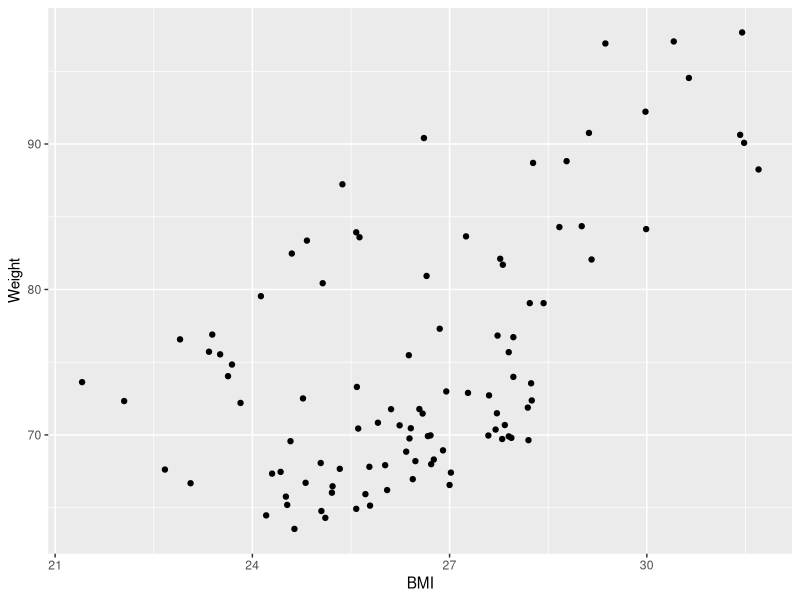
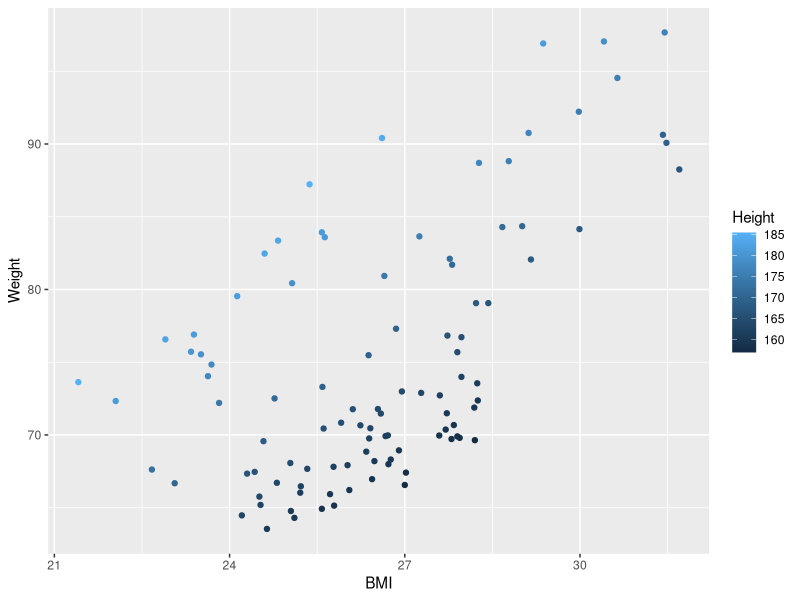
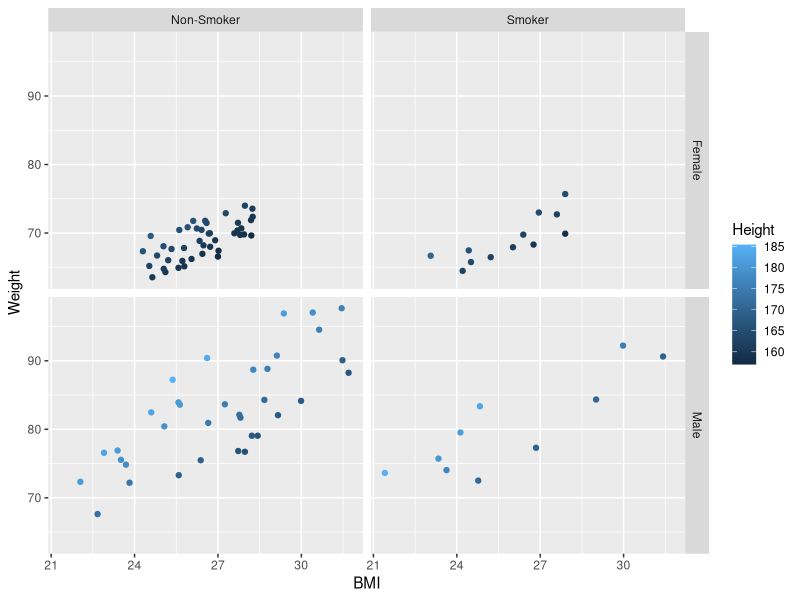
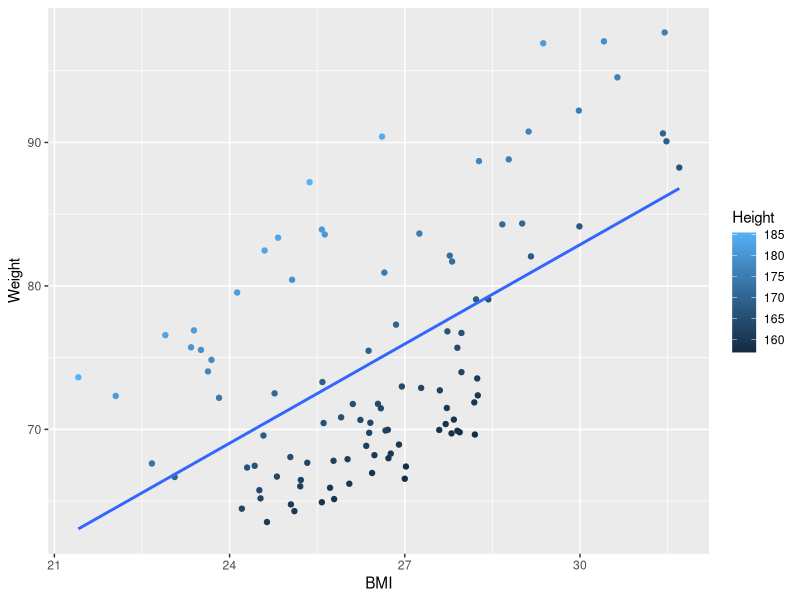
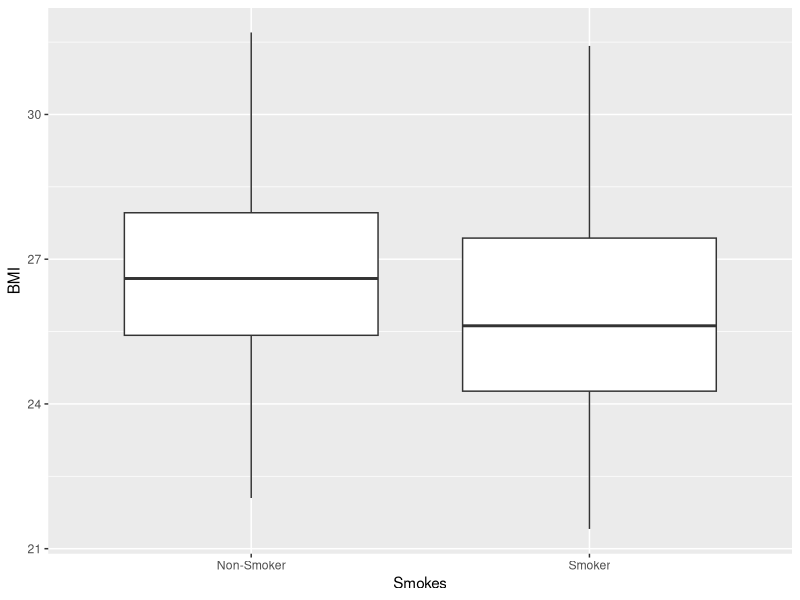
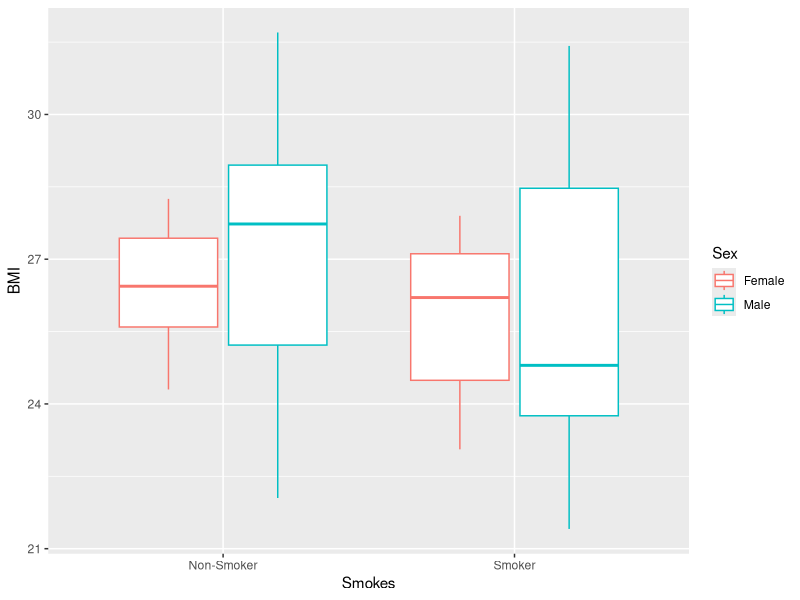
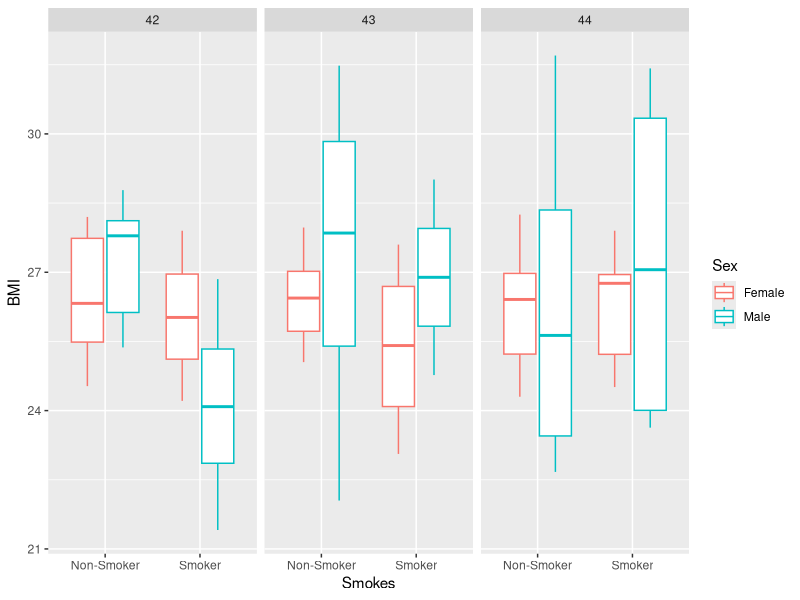
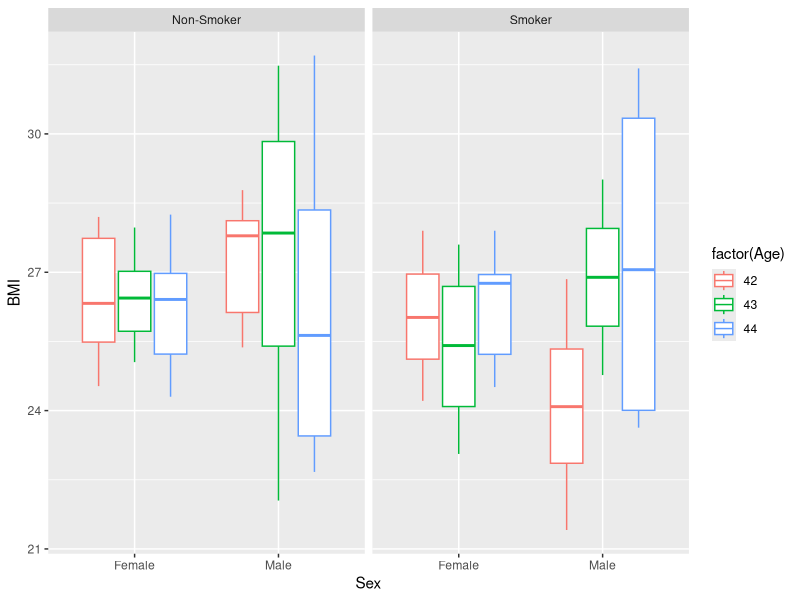

Generate these figures, in order, with R:
## ---- chunk 1
knitr::opts_chunk$set(echo = FALSE,eval=T)
## ---- chunk 2
patients_clean <- read.delim("patient-data-cleaned.txt",sep="\t")
## ---- chunk 3
library(ggplot2)

plot <- ggplot(data=patients_clean,
               mapping=aes(x=BMI,y=Weight))+geom_point()
plot
## ---- chunk 4
plot <- ggplot(data=patients_clean,
               mapping=aes(x=BMI,y=Weight,colour=Height))+geom_point()
plot
## ---- chunk 5

## ---- chunk 6
plot <- ggplot(data=patients_clean,
               mapping=aes(x=BMI,y=Weight,colour=Height))+geom_point()
plot+facet_grid(Sex~Smokes)

## ---- chunk 7
plot <- ggplot(data=patients_clean,
               mapping=aes(x=BMI,y=Weight,colour=Height))+geom_point()+
  geom_smooth(method="lm",se=F)
plot

## ---- chunk 8

plot <- ggplot(data=patients_clean,
               mapping=aes(x=Smokes,y=BMI))+geom_boxplot()
plot
## ---- chunk 9
plot <- ggplot(data=patients_clean,
               mapping=aes(x=Smokes,y=BMI,colour=Sex))+geom_boxplot()

plot

## ---- chunk 10
plot <- ggplot(data=patients_clean,
               mapping=aes(x=Smokes,y=BMI,colour=Sex))+
  geom_boxplot()+
  facet_wrap(~Age)
plot

## ---- chunk 11
plot <- ggplot(data=patients_clean,
               mapping=aes(x=Sex,y=BMI,colour=factor(Age)))+
  geom_boxplot()+
  facet_wrap(~Smokes)
plot
## ---- chunk 12
plot <- ggplot(data=patients_clean,
               mapping=aes(x=Sex,y=BMI,colour=factor(Age)))+
  geom_violin()+
  facet_wrap(~Smokes)
plot
## ---- chunk 13
plot <- ggplot(data=patients_clean,
               mapping=aes(BMI))+
  geom_histogram(fill="blue")
plot
## ---- chunk 14
plot <- ggplot(data=patients_clean,
               mapping=aes(BMI))+ geom_density(aes(fill=Sex),alpha=0.5)
plot
## ---- chunk 15
plot <- ggplot(data=patients_clean,
               mapping=aes(BMI))+ geom_density(aes(fill=Sex),alpha=0.5)
plot+facet_wrap(~Grade)

